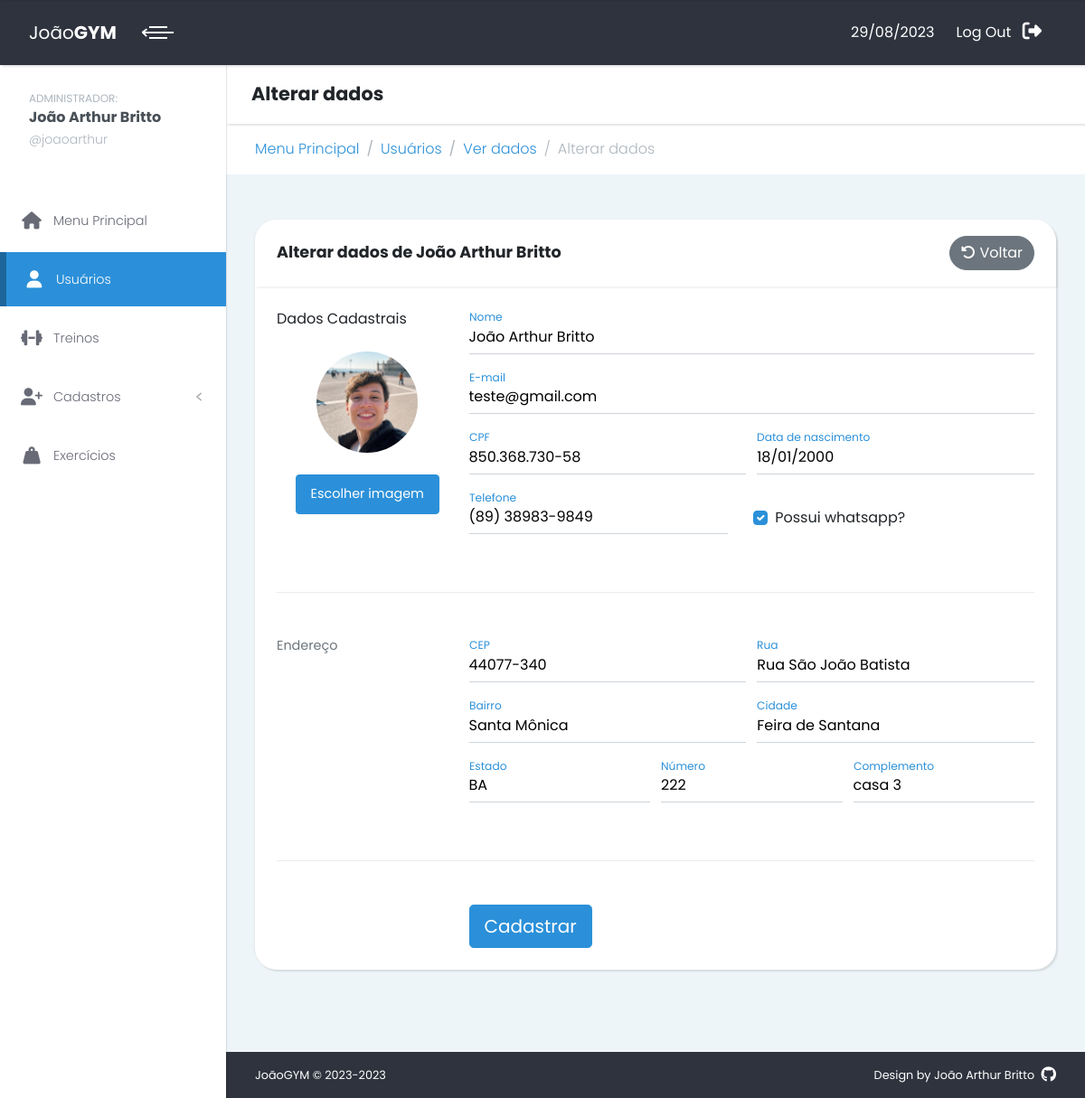
The app's page /usuarios/alterarDados/16 (signed in), older data.
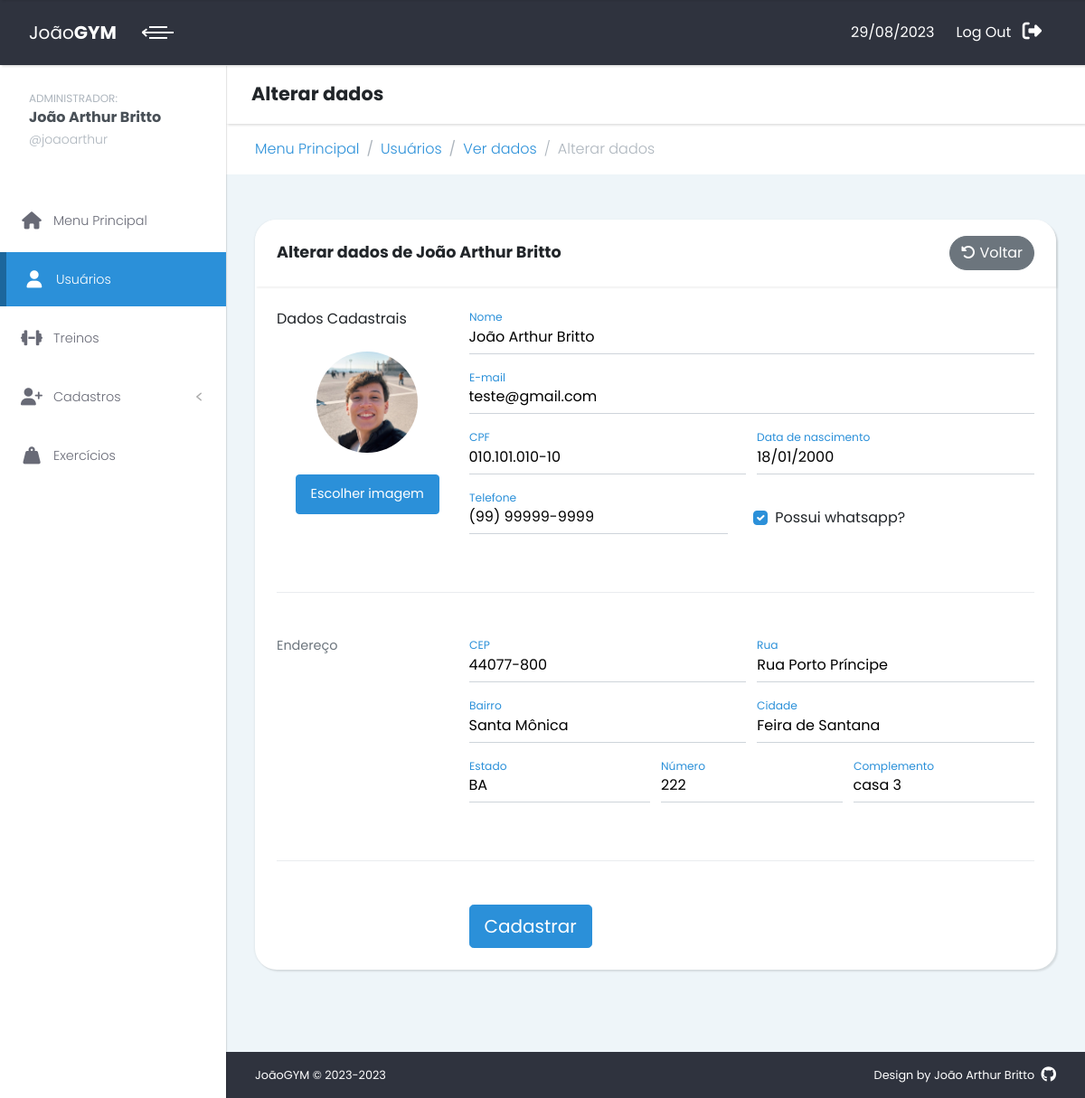
The same page, newer data.
### cadastro/models.py (models this page shows, shortened)
class Person(models.Model):
    matricula = models.AutoField('Matrícula', primary_key=True)
    name = models.CharField('Nome', max_length=100)
    email = models.EmailField('E-mail')
    cpf = models.CharField('CPF', max_length=14, unique=True)
    birthDate = models.DateField('Data de nascimento')
    phone = models.CharField('Telefone', max_length=15)
    whatsapp = models.BooleanField('Possui whatsapp?', default=True)
    profileImage = models.ImageField('Imagem de perfil', upload_to ="profileImages/", blank=True)

### usuarios/views.py (the view, shortened to what this page needs)
# urls.py: path('alterarDados/<int:usuario_id>', views.alterarDados, name='alterar-dados'),
@login_required
def alterarDados(request, usuario_id):
    person = Person.objects.get(pk=usuario_id)
    person_form = CadastrarPerson(instance=person)
    address_formset = AddressFormSet(request.POST or None, instance=person)
    return render(request, "alterarDados.html", {'person_form':person_form,'address_formset':address_formset, 'person':person})

### cadastro/forms.py
class CadastrarPerson(ModelForm):
    class Meta:
        model = Person
        fields = "__all__"
        widgets = {
            "name": forms.TextInput(attrs={'class':'input-material', 'id':"name"}),
            "email": forms.EmailInput(attrs={'class':'input-material', 'id':"email"}),
            "cpf": forms.TextInput(attrs={'class':'input-material', 'id':"cpf"}),
            "birthDate": forms.DateInput(attrs={'class':'input-material', 'id':"birthDate"}),
            "phone": forms.TextInput(attrs={'class':'input-material', 'id':"phone"}),
            "whatsapp": forms.CheckboxInput(attrs={'class': 'form-check-input', 'id': "wpp"}),
        }

### usuarios/templatetags/customTags.py (called while the page is built)
@register.filter
def starts_with(value, prefix):
    return value.startswith(prefix)

### usuarios/templates/alterarDados.html (shortened to what the changed rows need)
{% extends 'layout.html' %}
{% load static %}
{% block subtitle %}Alterar dados{% endblock %}
{% block content %}
<section class="forms">
  <div class="container-fluid">
    <div class="row">
      <div class="col-lg-12" id="cadastro_cliente">
        <div class="card">
          <div class="card-header d-flex align-items-center justify-content-between">
            <h3 class="h4 mb-0">Alterar dados de {{person.name}}</h3>
            <a class="btn btn-secondary rounded-pill" href="{% url 'ver-dados' person.matricula %}">
              <i class="fa-solid fa-rotate-left"></i>
              Voltar
            </a>
          </div>
          <div class="card-body">
            <form class="form-horizontal" method="post" action="{% url 'alterar-dados' person.matricula %}" enctype="multipart/form-data">
              <div class="row" id="dados-section">
                <div class="col-sm-3">
                  <div class="mt-4 justify-content-center">
                    <div class="d-flex justify-content-center mb-4">
                      <img src="{% if person.profileImage %}{{person.profileImage.url}}{% else %}{% static 'img/profile-default.jpeg' %}{% endif %}" id="profileDefault" class="circular-image" alt="Input profile image" />
                    </div>
                  </div>
                </div>
                <div class="col-sm-9">
                  <div class="input-material-group mb-3">
                    {{ person_form.name }}
                    <label class="label-material" for="name">{{person_form.name.label}}</label>
                  </div>
                  <div class="input-material-group mb-3">
                    {{ person_form.email }}
                    <label class="label-material" for="email">{{person_form.email.label}}</label>
                  </div>
                  <div class="row">
                    <div class="col input-material-group mb-3">
                      {{ person_form.cpf }}
                      <label class="label-material" for="cpf">{{person_form.cpf.label}}</label>
                    </div>
                    <div class="col input-material-group mb-3">
                      {{ person_form.birthDate }}
                      <label class="label-material" for="birthDate">{{person_form.birthDate.label}}</label>
                    </div>
                  </div>
                  <div class="row">
                    <div class="col input-material-group mb-3">
                      {{ person_form.phone }}
                      <label class="label-material" for="phone">{{person_form.phone.label}}</label>
                    </div>
                    <div class="col form-check align-self-center ms-3">
                      {{ person_form.whatsapp }}
                      <label class="form-check-label" for="wpp">{{person_form.whatsapp.label}}</label>
                    </div>
                  </div>
                </div>
              </div>
              <div class="row" id="endereço">
                <div class="col-sm-9">
                  <div class="row">
                    <div class="col input-material-group mb-3">
                      {{ address_formset.forms.0.cep }}
                      <label class="label-material" for="cep">{{address_formset.forms.0.cep.label}}</label>
                    </div>
                    <div class="col input-material-group mb-3">
                      {{ address_formset.forms.0.street }}
                      <label class="label-material" for="street">{{address_formset.forms.0.street.label}}</label>
                    </div>
                  </div>
                </div>
              </div>
            </form>
          </div>
        </div>
      </div>
    </div>
  </div>
</section>
{% endblock %}

Row changes from the older to the newer data that the page shows:
changed Person "João Arthur Britto": cpf "850.368.730-58" → "010.101.010-10"; phone "(89) 38983-9849" → "(99) 99999-9999"
Text that changed along with them:
form field forms.0.cep: "44077-340" → "44077-800"
form field forms.0.street: "Rua São João Batista" → "Rua Porto Príncipe"
